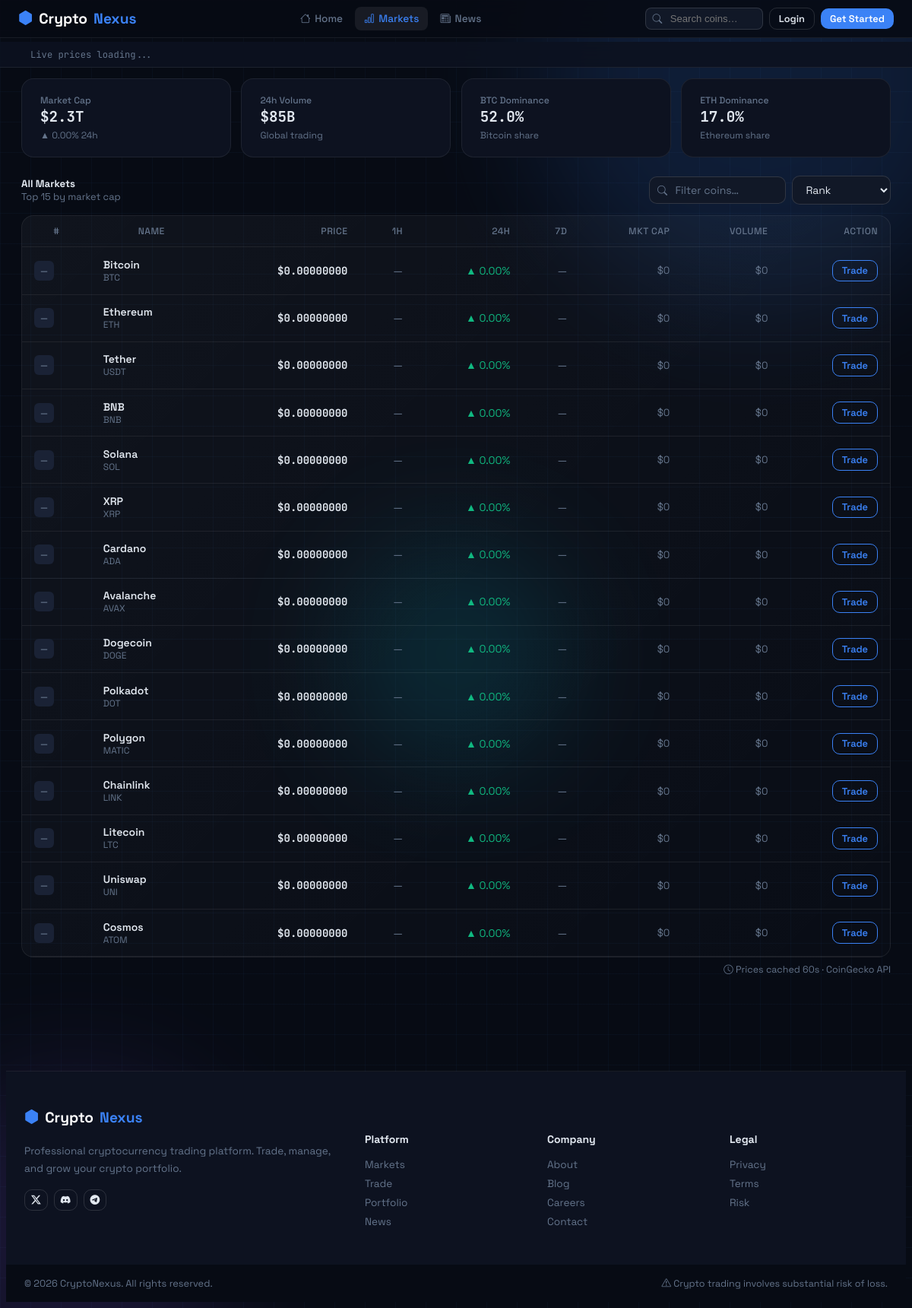
The app's page /markets.php with its own data.
### tables this page shows
CREATE TABLE IF NOT EXISTS crypto_coins (
    id INT AUTO_INCREMENT PRIMARY KEY,
    symbol VARCHAR(10) UNIQUE NOT NULL,
    name VARCHAR(100) NOT NULL,
    coingecko_id VARCHAR(100),
    current_price_usd DECIMAL(20,4) DEFAULT 0,
    rank INT DEFAULT 0,
    is_active TINYINT(1) DEFAULT 1
);

### markets.php (the view, shortened to what this page needs)
<?php
require_once __DIR__ . '/config.php';
$coins = getTopCoins(50);
$gs    = getGlobalStats();
?>
<main class="pw" style="padding-bottom:3rem">
<div style="max-width:1300px;margin:0 auto;padding:0 1.25rem">
<div style="display:grid;grid-template-columns:repeat(auto-fit,minmax(180px,1fr));gap:.85rem;margin-bottom:1.5rem">
<?php
$mc=$gs['total_market_cap']['usd']??0; $vol=$gs['total_volume']['usd']??0;
$btcd=$gs['market_cap_percentage']['btc']??0; $ethd=$gs['market_cap_percentage']['eth']??0;
$mchg=$gs['market_cap_change_percentage_24h_usd']??0;
foreach([
  ['Market Cap',fmtBig($mc),($mchg>=0?'▲':'▼').' '.number_format(abs($mchg),2).'% 24h','var(--primary)'],
  ['24h Volume',fmtBig($vol),'Global trading','var(--green)'],
  ['BTC Dominance',number_format($btcd,1).'%','Bitcoin share','var(--gold)'],
  ['ETH Dominance',number_format($ethd,1).'%','Ethereum share','var(--purple)'],
] as [$l,$v,$sub,$col]):
?>
<div class="scard"><div class="slbl"><?=$l?></div><div class="sval mono" style="font-size:1.2rem"><?=$v?></div><div style="font-size:.76rem;color:var(--muted);margin-top:.25rem"><?=$sub?></div></div>
<?php endforeach; ?>
</div>
<div style="display:flex;align-items:center;justify-content:space-between;margin-bottom:.9rem;flex-wrap:wrap;gap:.75rem">
  <div><h5 style="font-weight:700;margin:0">All Markets</h5><p style="color:var(--muted);font-size:.8rem;margin:0">Top <?=count($coins)?> by market cap</p></div>
  <div style="display:flex;gap:.5rem;align-items:center">
    <div style="position:relative"><i class="bi bi-search" style="position:absolute;left:.7rem;top:50%;transform:translateY(-50%);color:var(--muted);font-size:.82rem"></i>
      <input class="fc" id="filter" placeholder="Filter coins…" style="padding-left:2.1rem;width:180px">
    </div>
    <select class="fc" id="sortBy" style="width:auto">
      <option value="rank">Rank</option><option value="price">Price</option>
    </select>
  </div>
</div>
<div class="card" style="overflow:hidden">
<div style="overflow-x:auto">
<table class="tbl" id="mkt">
  <thead><tr><th>#</th><th>Name</th><th style="text-align:right">Price</th><th style="text-align:right">1h</th><th style="text-align:right">24h</th><th style="text-align:right">7d</th><th style="text-align:right">Mkt Cap</th><th style="text-align:right">Volume</th><th style="text-align:right">Action</th></tr></thead>
  <tbody>
  <?php foreach($coins as $c):
    $c1=$c['price_change_percentage_1h_in_currency']??null;
    $c24=$c['price_change_percentage_24h']??0;
    $c7=$c['price_change_percentage_7d_in_currency']??null;
    $sym=strtoupper($c['symbol']);
  ?>
  <tr class="mr" data-rank="<?=$c['market_cap_rank']??0?>" data-name="<?=strtolower($c['name'].' '.$sym)?>" data-price="<?=$c['current_price']??0?>" data-change="<?=$c24?>" data-mcap="<?=$c['market_cap']??0?>"
      onclick="location.href='<?=APP_URL?>/coin.php?id=<?=urlencode($c['id'])?>'" style="cursor:pointer">
    <td><span class="rank-badge"><?=$c['market_cap_rank']??'—'?></span></td>
    <td><div style="display:flex;align-items:center;gap:.55rem">
      <div><div style="font-weight:600"><?=htmlspecialchars($c['name'])?></div><div style="font-size:.75rem;color:var(--muted)"><?=$sym?></div></div>
    </div></td>
    <td style="text-align:right" class="mono fw7"><?=fmtPrice($c['current_price']??0)?></td>
    <td style="text-align:right"><?php if($c1!==null): ?><span class="<?=$c1>=0?'up':'dn'?>"><?=$c1>=0?'▲':'▼'?> <?=number_format(abs($c1),2)?>%</span><?php else: echo '<span style="color:var(--muted)">—</span>'; endif; ?></td>
    <td style="text-align:right"><span class="<?=$c24>=0?'up':'dn'?>"><?=$c24>=0?'▲':'▼'?> <?=number_format(abs($c24),2)?>%</span></td>
    <td style="text-align:right"><?php if($c7!==null): ?><span class="<?=$c7>=0?'up':'dn'?>"><?=$c7>=0?'▲':'▼'?> <?=number_format(abs($c7),2)?>%</span><?php else: echo '<span style="color:var(--muted)">—</span>'; endif; ?></td>
    <td style="text-align:right;font-size:.83rem;color:var(--muted)"><?=fmtBig($c['market_cap']??0)?></td>
    <td style="text-align:right;font-size:.83rem;color:var(--muted)"><?=fmtBig($c['total_volume']??0)?></td>
    <td style="text-align:right" onclick="event.stopPropagation()"><a href="<?=APP_URL?>/trade.php?coin=<?=urlencode($c['id'])?>" class="btn btn-out-pri btn-sm">Trade</a></td>
  </tr>
  <?php endforeach; ?>
  </tbody>
</table>
</div>
</div>
<p style="color:var(--muted);font-size:.78rem;text-align:right;margin-top:.5rem"><i class="bi bi-clock"></i> Prices cached 60s · CoinGecko API</p>
</div>
</main>

### style.css (style rules this page uses)
:root { --bg: #070b14; --bg2: #0d1220; --bg3: #111827; --bg4: #1a2235; --border: rgba(255,255,255,0.07); --border2: rgba(255,255,255,0.13); --primary: #3b82f6; --pglow: rgba(59,130,246,0.25); --green: #10b981; --gglow: rgba(16,185,129,0.25); --red: #ef4444; --gold: #f59e0b; --purple: #8b5cf6; --cyan: #06b6d4; --text: #e2e8f0; --muted: #64748b; --grad: linear-gradient(135deg,#3b82f6,#8b5cf6); --gradg: linear-gradient(135deg,#10b981,#06b6d4); --r: 12px; --rl: 16px; --tr: 0.2s ease; }
*,*::before,*::after { box-sizing:border-box }
html { scroll-behavior:smooth }
body { font-family:'Space Grotesk',sans-serif;background:var(--bg);color:var(--text);min-height:100vh;overflow-x:hidden }
.pw { padding-top:95px;min-height:100vh }
.card { background:linear-gradient(135deg,rgba(255,255,255,.04),rgba(255,255,255,.01));border:1px solid var(--border);border-radius:var(--rl);transition:border-color var(--tr) }
.scard { background:var(--bg2);border:1px solid var(--border);border-radius:var(--rl);padding:1.25rem 1.5rem;position:relative;overflow:hidden;transition:all var(--tr) }
.sval { font-size:1.45rem;font-weight:700;font-family:'JetBrains Mono',monospace }
.slbl { font-size:.76rem;color:var(--muted);font-weight:500 }
.btn { display:inline-flex;align-items:center;justify-content:center;gap:.4rem;padding:.5rem 1.1rem;border-radius:10px;font-weight:600;font-size:.875rem;cursor:pointer;border:none;transition:all var(--tr);text-decoration:none }
.btn-out-pri { background:transparent;border:1px solid var(--primary);color:var(--primary) }
.btn-sm { padding:.3rem .75rem;font-size:.8rem }
.fc { background:var(--bg3)!important;border:1px solid var(--border2)!important;color:var(--text)!important;border-radius:10px;padding:.5rem .85rem;width:100%;font-size:.875rem;outline:none;transition:border-color var(--tr),box-shadow var(--tr);font-family:inherit }
.fc::placeholder { color:var(--muted)!important }
select.fc option { background:var(--bg3) }
.tbl { width:100%;border-collapse:collapse;font-size:.875rem }
.tbl thead th { color:var(--muted);font-weight:500;font-size:.76rem;text-transform:uppercase;letter-spacing:.5px;padding:.75rem 1rem;border-bottom:1px solid var(--border);white-space:nowrap }
.tbl tbody tr { border-bottom:1px solid var(--border);cursor:pointer;transition:background var(--tr) }
.tbl td { padding:.85rem 1rem;vertical-align:middle }
.rank-badge { display:inline-flex;align-items:center;justify-content:center;width:26px;height:26px;border-radius:6px;font-size:.7rem;font-weight:600;background:var(--bg4);color:var(--muted) }
.mono { font-family:'JetBrains Mono',monospace }
.up { color:var(--green) }
.fw7 { font-weight:700 }

### records on screen
crypto_coins: market_cap_rank "—", name "Bitcoin", symbol "BTC", current_price "$0.00000000", c24 "0.00", market_cap "$0", total_volume "$0"
crypto_coins: market_cap_rank "—", name "Ethereum", symbol "ETH", current_price "$0.00000000", c24 "0.00", market_cap "$0", total_volume "$0"
crypto_coins: market_cap_rank "—", name "Tether", symbol "USDT", current_price "$0.00000000", c24 "0.00", market_cap "$0", total_volume "$0"
crypto_coins: market_cap_rank "—", name "BNB", symbol "BNB", current_price "$0.00000000", c24 "0.00", market_cap "$0", total_volume "$0"
crypto_coins: market_cap_rank "—", name "Solana", symbol "SOL", current_price "$0.00000000", c24 "0.00", market_cap "$0", total_volume "$0"
crypto_coins: market_cap_rank "—", name "XRP", symbol "XRP", current_price "$0.00000000", c24 "0.00", market_cap "$0", total_volume "$0"
crypto_coins: market_cap_rank "—", name "Cardano", symbol "ADA", current_price "$0.00000000", c24 "0.00", market_cap "$0", total_volume "$0"
crypto_coins: market_cap_rank "—", name "Avalanche", symbol "AVAX", current_price "$0.00000000", c24 "0.00", market_cap "$0", total_volume "$0"
crypto_coins: market_cap_rank "—", name "Dogecoin", symbol "DOGE", current_price "$0.00000000", c24 "0.00", market_cap "$0", total_volume "$0"
crypto_coins: market_cap_rank "—", name "Polkadot", symbol "DOT", current_price "$0.00000000", c24 "0.00", market_cap "$0", total_volume "$0"
crypto_coins: market_cap_rank "—", name "Polygon", symbol "MATIC", current_price "$0.00000000", c24 "0.00", market_cap "$0", total_volume "$0"
crypto_coins: market_cap_rank "—", name "Chainlink", symbol "LINK", current_price "$0.00000000", c24 "0.00", market_cap "$0", total_volume "$0"
crypto_coins: market_cap_rank "—", name "Litecoin", symbol "LTC", current_price "$0.00000000", c24 "0.00", market_cap "$0", total_volume "$0"
crypto_coins: market_cap_rank "—", name "Uniswap", symbol "UNI", current_price "$0.00000000", c24 "0.00", market_cap "$0", total_volume "$0"
crypto_coins: market_cap_rank "—", name "Cosmos", symbol "ATOM", current_price "$0.00000000", c24 "0.00", market_cap "$0", total_volume "$0"

### other values on screen
$l "Market Cap"
$v "$2.3T"
$sub "▲ 0.00% 24h"
$l "24h Volume"
$v "$85B"
$sub "Global trading"
$l "BTC Dominance"
$v "52.0%"
$sub "Bitcoin share"
$l "ETH Dominance"
$v "17.0%"
$sub "Ethereum share"
count($coins) "15"
